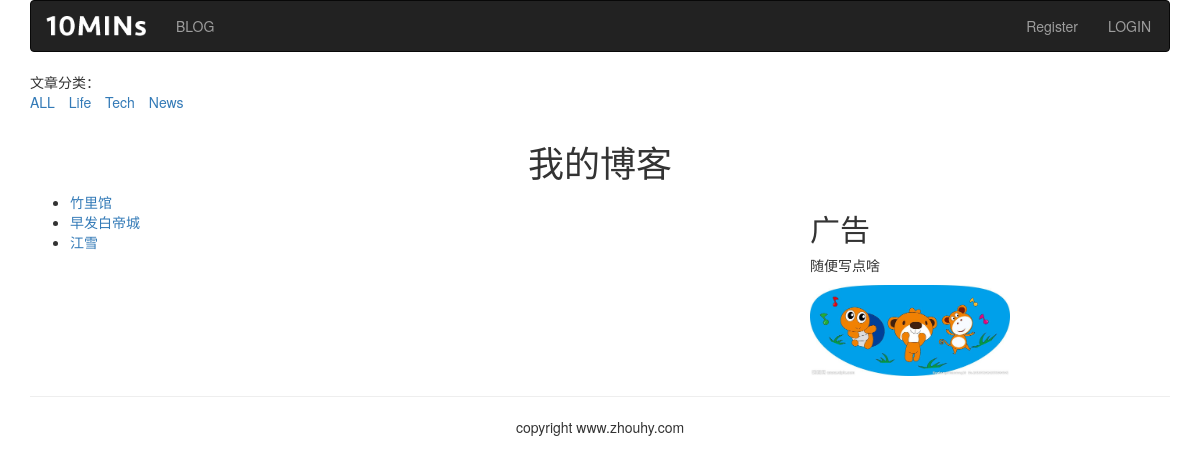
The page /blog/ on the database as committed earlier.
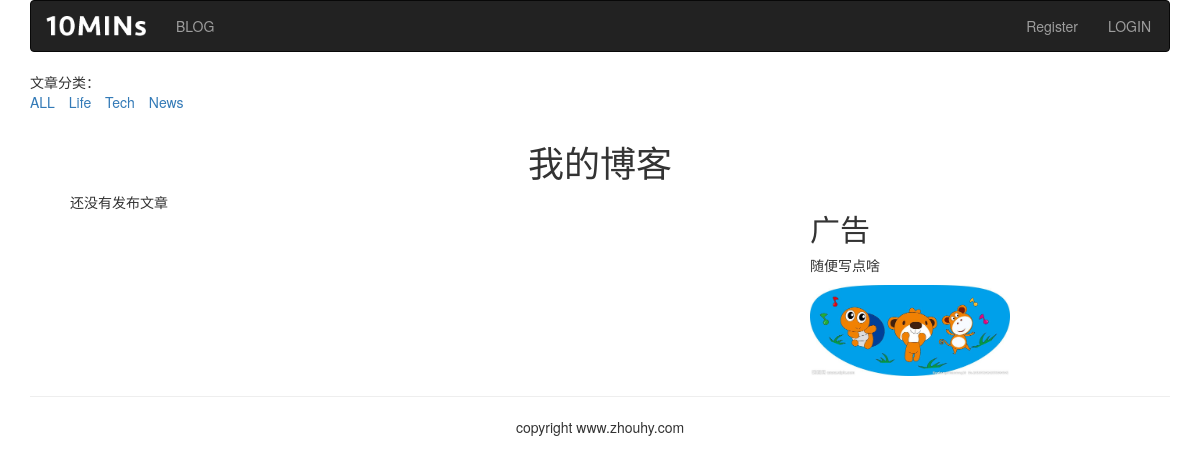
The same page on the database as committed later.
### blog/models.py (models this page shows, shortened)
class BlogArticle(models.Model):
    title = models.CharField(max_length=30, verbose_name='标题')
    author = models.ForeignKey(User, on_delete=models.CASCADE, verbose_name='作者')
    article = models.TextField(verbose_name='文章')
    CHOICE_TAG = (
        ('tech', 'Tech'),
        ('life', 'Life'),
        ('news', 'News'),
    )
    tag = models.CharField(max_length=10, default='', choices=CHOICE_TAG, verbose_name='标签')
    publish = models.DateTimeField(default=timezone.now, verbose_name='时间')
    class Meta:
        verbose_name = '文章'
        verbose_name_plural = verbose_name
        ordering = ('-publish',)

### blog/views.py (the view)
def blog_title(request):
    querySet = request.GET.get('tag')
    if querySet:
        blogs = BlogArticle.objects.filter(tag=querySet)
    else:
        blogs = BlogArticle.objects.all()
    context = {'blogs': blogs}
    return render(request, 'blog/titles.html', context)

### templates/blog/titles.html (shortened to what this page needs)
{% extends "base.html" %}
{% load staticfiles %}
{% block content %}
    <div>
        文章分类：
        <p>
            <span style="margin-right: 10px"><a href="?">ALL</a></span>
            <span style="margin-right: 10px"><a href="?tag=life">Life</a></span>
            <span style="margin-right: 10px"><a href="?tag=tech">Tech</a></span>
            <span style="margin-right: 10px"><a href="?tag=news">News</a></span>
        </p>
    </div>
    <div class="row text-center vertical-middle-sm">
        <h1>我的博客</h1>
    </div>
    <div class="row">
        <div class="col-xs-12 col-md-8">
            <ul>
                {% for blog in blogs %}
                    <li><a href="{{ blog.id }}">{{ blog.title }}</a></li>
                {% empty %}
                    <p>还没有发布文章</p>
                {% endfor %}
            </ul>
        </div>
        <div class="col-xs-6 col-md-4">
            <h2>广告</h2>
            <p>随便写点啥</p>
            <img width="200px" src="{% static "images/timg.jpeg" %}">
        </div>
    </div>
{% endblock %}

### templates/base.html (shortened to what this page needs)
{% load staticfiles %}
<!DOCTYPE html>
<html lang="zh-cn">
<head>
    <link rel="stylesheet" href="{% static '/css/bootstrap.min.css' %}">
</head>
<body>
    {% include 'header.html' %}
    <div class="container">
        {% block content %}
        {% endblock %}
    </div>
    {% include 'footer.html' %}
</body>
</html>

### templates/header.html (shortened to what this page needs)
{% load staticfiles %}
<div class="container">
    <nav class="navbar navbar-inverse" role="navigation">
        <div class="navbar-header">
            <a class="navbar-brand" href="http://www.zhouhy.com">
                <img src="{% static '/images/tenlogo.png' %}" width="100px">
            </a>
        </div>
        <div style="margin-right: 18px">
            <ul class="nav navbar-nav">
                <li><a href="{% url 'blog:blog_title' %}">BLOG</a></li>
            </ul>
            <ul class="nav navbar-nav navbar-right">
                {% if user.is_authenticated %}
                    <li>
                        <div class="dropdown" style="margin-top: 8px">
                            <button class="btn btn-default dropdown-toggle" type="button" id="dropdownMenu"
                                    data-toggle="dropdown">
                                {{ user.username }}<span class="caret"></span>
                            </button>
                            <ul class="dropdown-menu">
                                <li><a href="{% url 'account:password_change' %}">修改密码</a></li>
                                <li><a href="{% url 'account:my_information' %}">个人信息</a></li>
                                <li><a href="{% url 'article:article_column' %}">后台管理</a></li>
                            </ul>
                        </div>
                    </li>
                    <li><a href="{% url 'account:user_logout' %}">LOGOUT</a></li>
                {% else %}
                    <li><a href="{% url 'account:user_register' %}">Register</a></li>
                    <li><a href="{% url 'account:user_login' %}">LOGIN</a></li>
                {% endif %}
            </ul>
        </div>
    </nav>
</div>

### templates/footer.html
<div class="container">
    <hr>
    <p class="text-center">copyright www.zhouhy.com</p>
</div>

Rows that differ between the two databases and show on the page:
removed BlogArticle: title "竹里馆"
removed BlogArticle: title "早发白帝城"
removed BlogArticle: title "江雪"
Other text that changed with them:
text now shown: "还没有发布文章"
